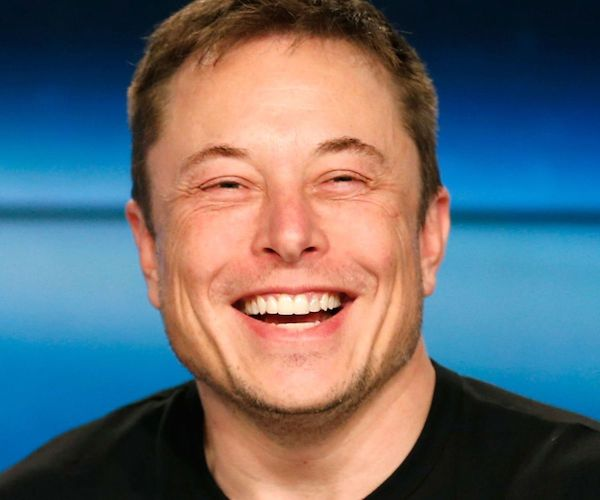
#> input picture Computer Vision 1 Introduction (Python)/week1-python/data/images/musk.jpg, 600 x 500 px; the run also reads 2 pictures not shown here
$ jupyter execute getting_started_with_images.ipynb   (shell and % lines are left out)
#> lines starting #> are read from the running program, lines starting #| are printed output that depends on the picture
# <font style="color:rgb(50,120,229)">Overview </font>

We have already discussed about how an image is formed and how it is stored. In this module, we will dive into the code and check out what are the functions available in OpenCV for manipulating images.

We will cover the following:
1. Image I/O - Read, Write & Display an image
2. Image Properties - color, channels, shape, image structure
3. Creating new images, accessing pixels and region of interest (ROI)

# <font style="color:rgb(50,120,229)">Import Libraries</font>

[cell 1]
# Import libraries
import cv2
import numpy as np
from dataPath import DATA_PATH
import matplotlib.pyplot as plt

[cell 2]
import matplotlib
matplotlib.rcParams['figure.figsize'] = (6.0, 6.0)
matplotlib.rcParams['image.cmap'] = 'gray'

# <font style="color:rgb(50,120,229)">Reading an Image</font>
OpenCV allows reading different types of images (JPG, PNG, etc). You can load grayscale images colour images or you can also load images with Alpha channel (Alpha channel will be discussed in a later section). It uses the [**`imread`**](https://docs.opencv.org/4.1.0/d4/da8/group__imgcodecs.html#ga288b8b3da0892bd651fce07b3bbd3a56) function which has the following syntax:

### <font style="color:rgb(8,133,37)">Function Syntax </font>
``` python
retval	=	cv2.imread(	filename[, flags]	)
```

It has **2 arguments**:

1. `retval` is the image if it is successfully loaded. Otherwise it is `None`. This may happen if the filename is wrong or the file is corrupt.
2. `Path of the image file`: This can be an **absolute** or **relative** path. This is a **mandatory argument**.
3. `Flags`: These flags are used to read an image in a particular format (for example, grayscale/color/with alpha channel). This is an **optional argument** with a default value of `cv2.IMREAD_COLOR` or `1` which loads the image as a color image.

Before we proceed with some examples, let's also have a look at the `flags` available.

**Flags**
1. **`cv2.IMREAD_GRAYSCALE`** or **`0`**: Loads image in grayscale mode
2. **`cv2.IMREAD_COLOR`** or **`1`**: Loads a color image. Any transparency of image will be neglected. It is the default flag.
3. **`cv2.IMREAD_UNCHANGED`** or **`-1`**: Loads image as such including alpha channel.

Let us load this image and discuss further

[cell 3]
imagePath = DATA_PATH + "/images/number_zero.jpg"

# read image in Grayscale format
testImage = cv2.imread(imagePath, 0)

# this can also be done
# testImage = cv2.imread(imagePath, cv2.IMREAD_GRAYSCALE)

print(testImage)
#| [[  1   0   3   0   3   0   3   2   4   2   0]
#|  [  0   1   0   3   3 253 253   0   0   2   1]
#|  [  0   0   8   0 249 255 255 253  71   1   5]
#|  [  3   0   2 251 255   2   0 253 254   0   2]
#|  [  1   5   0 252   4   0   3   0 255   4   0]
#|  [  0   0   2 255   0   0   0   3 253   0   4]
#> (further printed lines are left out)

We print the 2-dimensional array to see what the image is. You can make out that the image signifies a `0`.

## <font style="color:rgb(50,120,229)">Intensity </font>
The values printed above are the intensity values of each pixel.

**0 means black pixel and as the value increases, it moves towards white. A value of 255 is a white pixel.**

## <font style="color:rgb(50,120,229)">Image Properties</font>

[cell 4]
print("Data type = {}\n".format(testImage.dtype))
#| Data type = uint8
print("Object type = {}\n".format(type(testImage)))
#| Object type = <class 'numpy.ndarray'>
print("Image Dimension = {}\n".format(testImage.shape))
#| Image Dimension = (13, 11)

The following observations can be made:
1. The datatype of the loaded image is **unsigned int and the depth is 8 bit**
1. The image is just a 2-dimesional numpy array with values ranging from **0 to 255**.
1. The size or resolution is **13x11** which means **height=13 and witdh=11**. In other words, it has **13 rows and 11 columns**.

#### <font style = "color:rgb(200,0,0)">NOTE</font>
It should be kept in mind that in OpenCV, size is represented as a tuple of `widthxheight` or `#columnsX#rows`. But in numpy, the shape method returns size as a tuple of `heightxwidth`.

# <font style="color:rgb(50,120,229)">Manipulating Pixels</font>
So, we know that the grayscale image is simply a 2-D array. So, all operations supported on arrays should be available for working with images. Let us start by doing some pixel level manipulations. We will see how to access a particular pixel and modify it.

## <font style="color:rgb(50,120,229)">Accessing Pixels</font>
In the above testImage, we saw that the first pixel has a value of 1. Let us check it.

[cell 5]
print(testImage)
#| [[  1   0   3   0   3   0   3   2   4   2   0]
#|  [  0   1   0   3   3 253 253   0   0   2   1]
#|  [  0   0   8   0 249 255 255 253  71   1   5]
#|  [  3   0   2 251 255   2   0 253 254   0   2]
#|  [  1   5   0 252   4   0   3   0 255   4   0]
#|  [  0   0   2 255   0   0   0   3 253   0   4]
#> (further printed lines are left out)

Since this is a numpy array, we have zero-based indexing and we can access the first element using the index (0,0).

Image[row, column]

[cell 6]
print(testImage[0, 0])
#| 1

[cell 7]
print(testImage[2, 4])
#| 249

#### <font style = "color:rgb(200,0,0)">NOTE on indexing</font>

As mentioned earlier, since matrices are numpy arrays, the first index will be the `row number` and second index is `column number`. This leads to a lot of confusion since we think of pixels in terms of `(x,y)` or `(column,row)` coordinates and not `(row,column)`

For example, to access the element at `4th row` and `5th column`, we should use `img[3,4]`. But as we will see in Image annotation section, we will deal with points which are represented as `(x,y)` and thus, the coordinates will be `(4,3)`.

## <font style="color:rgb(50,120,229)">Modifying pixel values</font>
Similarly for modifying the value of a pixel, we can simply assign the value to the pixel.

Let's change the value of the first element and check if the image is updated.

[cell 8]
testImage[0, 0] = 200
print(testImage)
#| [[200   0   3   0   3   0   3   2   4   2   0]
#|  [  0   1   0   3   3 253 253   0   0   2   1]
#|  [  0   0   8   0 249 255 255 253  71   1   5]
#|  [  3   0   2 251 255   2   0 253 254   0   2]
#|  [  1   5   0 252   4   0   3   0 255   4   0]
#|  [  0   0   2 255   0   0   0   3 253   0   4]
#> (further printed lines are left out)

# <font style="color:rgb(50,120,229)">Manipulating Group of Pixels</font>
So, now we know how to manipulate individual pixels. But what about a region or group of pixels? It can be done using range based indexing available in python.

Let is try to access the values of a region and name it `test_roi`. ( *ROI is an abbreviation for Region of Interest* )

## <font style="color:rgb(50,120,229)">Access a region</font>

[cell 9]
test_roi = testImage[0:2, 0:4]
#> test_roi = [[200, 0, 3, 0], [0, 1, 0, 3]]
print("Original Matrix\n {} \n".format(testImage))
#| Original Matrix
#|  [[200   0   3   0   3   0   3   2   4   2   0]
#|  [  0   1   0   3   3 253 253   0   0   2   1]
#|  [  0   0   8   0 249 255 255 253  71   1   5]
#|  [  3   0   2 251 255   2   0 253 254   0   2]
#|  [  1   5   0 252   4   0   3   0 255   4   0]
#> (further printed lines are left out)
print("Selected Region\n {} \n".format(test_roi))
#| Selected Region
#|  [[200   0   3   0]
#|  [  0   1   0   3]]

## <font style="color:rgb(50,120,229)">Modifying a region</font>
Modifying a region is also straightforward.

[cell 10]
testImage[0:2, 0:4] = 111
print("Modified Matrix \n {} \n".format(testImage))
#| Modified Matrix
#|  [[111 111 111 111   3   0   3   2   4   2   0]
#|  [111 111 111 111   3 253 253   0   0   2   1]
#|  [  0   0   8   0 249 255 255 253  71   1   5]
#|  [  3   0   2 251 255   2   0 253 254   0   2]
#|  [  1   5   0 252   4   0   3   0 255   4   0]
#> (further printed lines are left out)

# <font style="color:rgb(50,120,229)">Displaying an Image</font>
In the previous section, we printed out the Image matrix and were able to make out what the image was. However, this is not the correct way to visualize images as it wont be possible to print large arrays and make out anything.

Let's see how we should display the images so that it looks more familiar!

We can use two functions for displaying an image.

### <font style = "color:rgb(200,0,0)">NOTE </font>

One important thing to note while displaying images is the datatype of the image. The display functions expect the images to be in the following format.
1. If the image is in float data type, then the range of values should be between 0 and 1.
1. If the image is in int data type, then the range of values should be between 0 and 255.

Keep this in mind to avoid undesirable outputs while displaying the images.

## <font style="color:rgb(50,120,229)">1. Matplotlib's imshow</font>
This function will be used when we want to display the image in Jupyter Notebook.

### <font style = "color:rgb(8,133,37)">Function Syntax</font>

```Python:
None	=	plt.imshow( mat )
```
**Parameters**
- **`mat`** - Image to be displayed.

This function takes a many arguments but has only 1 mandatory argument. You can have a look at the [documentation](https://matplotlib.org/3.1.0/api/_as_gen/matplotlib.pyplot.imshow.html) to see what are the other arguments available.

[cell 11]
plt.imshow(testImage)
plt.colorbar()
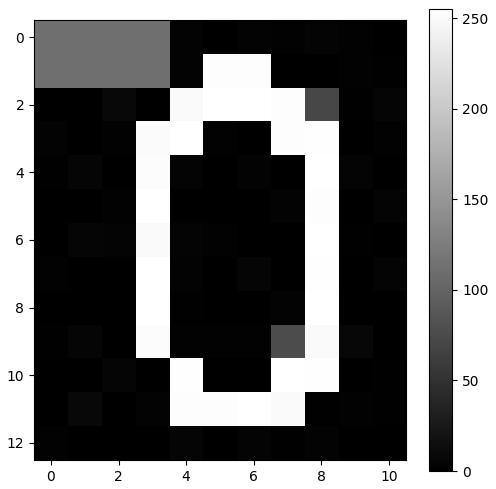
#> figure drawn by matplotlib, 2 panels

## <font style="color:rgb(50,120,229)">2. OpenCV's imshow</font>
This function will be used when we are running the Python script from command line.

### <font style = "color:rgb(8,133,37)">Function Syntax</font>

```Python:
None	=	cv2.imshow(	winname, mat	)
```
**Parameters**
- **`winname`** - Name of the window.
- **`mat`** - Image to be displayed.

# <font style="color:rgb(50,120,229)">Additional Display Utility Functions </font>
There are 4 more functions that are present in OpenCV which are commonly used with **`cv2.imshow`** function.

## <font style="color:rgb(50,120,229)">1. cv2.namedWindow</font>

This function is used to create a display window with a specific name. This name is provided as the first argument of this function. The second argument is a flag which decides whether the window can be **resized** (**`cv2.WINDOW_NORMAL`**) or it should be **fixed** to match the image size (**`cv2.WINDOW_AUTOSIZE`** - **Default flag**).

### <font style = "color:rgb(8,133,37)">Function Syntax</font>
[**`Docs`**](https://docs.opencv.org/4.1.0/d7/dfc/group__highgui.html#ga5afdf8410934fd099df85c75b2e0888b)
```Python:
None	=	cv2.namedWindow(	winname[, flags]	)
```
**Parameters**
- **`winname`** - Name of the window in the window caption that may be used as a window identifier.
- **`flags`** - Flags of the window. The supported flags are: (cv::WindowFlags)

**<font color=green>Can you think of any situation where you would prefer to have a resizable display window?</font>**

## <font style="color:rgb(50,120,229)">2. cv2.waitKey</font>

This function is widely used in image as well as video processing. It is a **keyboard binding function**. Its only argument is time in **milliseconds**. The function waits for specified milliseconds for any keyboard event. If you press any key in that time, the program continues. If **0** is passed, it waits **indefinitely** for a key stroke. It can also be set to detect specific key strokes which can be quite useful in video processing applications, as we will see in later sections.

### <font style = "color:rgb(8,133,37)">Function Syntax</font>
[**`Docs`**](https://docs.opencv.org/4.1.0/d7/dfc/group__highgui.html#ga5628525ad33f52eab17feebcfba38bd7)
```Python:
retval	=	cv2.waitKey(	[, delay]	)
```
**Parameters**
- **`delay`** - Delay in milliseconds. 0 is the special value that means "forever".

## <font style="color:rgb(50,120,229)">3. cv2.destroyWindow</font>

This function is used to destroy or close a particular display window. The name of the window is provided as an argument to this function.

### <font style = "color:rgb(8,133,37)">Function Syntax</font>
[**`Docs`**](https://docs.opencv.org/4.1.0/d7/dfc/group__highgui.html#ga851ccdd6961022d1d5b4c4f255dbab34)
```Python:
None	=	cv2.destroyWindow(	winname	)
```
**Parameters**
- **`winname`** - Name of the window to be destroyed

## <font style="color:rgb(50,120,229)">4. cv2.destroyAllWindows</font>

This function is used to destroy all display windows. This function does not take any arguments.

### <font style = "color:rgb(8,133,37)">Function Syntax</font>
[**`Docs`**](https://docs.opencv.org/4.1.0/d7/dfc/group__highgui.html#ga6b7fc1c1a8960438156912027b38f481)
```Python:
None	=	cv2.destroyAllWindows(		)
```

# <font style="color:rgb(50,120,229)">Write the Image to Disk</font>
In most cases, you would want to save the output of your application. We do this using the [**`imwrite`**](https://docs.opencv.org/4.1.0/d4/da8/group__imgcodecs.html#gabbc7ef1aa2edfaa87772f1202d67e0ce) function.

### <font style = "color:rgb(8,133,37)">Function Syntax</font>
```Python:
retval	=	cv2.imwrite(	filename, img [, params]	)
```
**Parameters**
- **filename** - String providing the relative or absolute path where the image should be saved.
- **img** - Image matrix to be saved.
- **params** - Additional information, like specifying the JPEG compression quality etc. Check the full list [**here**](https://docs.opencv.org/4.1.0/d4/da8/group__imgcodecs.html#ga292d81be8d76901bff7988d18d2b42ac)

[cell 12]
cv2.imwrite("test.jpg", testImage)
#> Out = True

We can see that the above function call returned True which indicates that the file was successfuly saved. Let's check it using the `ls` magic command available in Jupyter Notebook.

# <font style="color:rgb(50,120,229)">Color Images</font>
In the previous section, we saw how an image is represented as a 2D Matrix. In this section, we will see how to load color images and discuss a few important points related to color images.

Let us load a different image this time.

[cell 13]
# Path of the image to be loaded
# Here we are supplying a relative path
imagePath = DATA_PATH + "/images/musk.jpg"

# Read the image
img = cv2.imread(imagePath)
#> img is the input picture: shape (500, 600, 3); mean B, G, R 112.1, 105.5, 100.1
print("image Dimension = {}".format(img.shape))
#| image Dimension = (500, 600, 3)

There are a a few things to note here :

1. The image in this case has 3 dimensions.
1. The third dimension indicates the number of channels in an image. For most images, this number is 3 ( namely R,G,B ). In some cases, there may be an additional channel (called alpha channel) which contains transparency information of the pixels - More on this later!

# <font style="color:rgb(50,120,229)">Image Channels</font>
As mentioned above, the color image consists of multiple channels. Each channel itself is a grayscale image. **`The combination of intensity values of the three channels gives the color that is displayed on the screen`**. There are many color spaces used in practice and we will discuss some of them in the later sections. Let us have a brief look at the most popular color space - the RGB color space.

In OpenCV, the order of channels R, G and B is reverse. i.e. In the image matrix, the Blue channel is indexed first, followed by the Green Channel and finally the Red Channel.

### <font style = "color:rgb(8,133,37)">Display the image</font>

[cell 14]
# Display image
plt.imshow(img)

#### <font style = "color:rgb(200,0,0)">Important!</font>

Did you notice anything weird about the color here? This is because OpenCV uses **BGR** format by default whereas Matplotlib assumes the image to be in **RGB** format. This can be fixed by either

* converting the image to RGB colorspace using **`cv2.cvtColor(img, cv2.COLOR_BGR2RGB)`** or
* reverse the order of channels - **`plt.imshow(img[:,:,::-1])`** swaps the 1st and 3rd channel.

[cell 15]
# Convert BGR to RGB colorspace
imgRGB = cv2.cvtColor(img, cv2.COLOR_BGR2RGB)
plt.imshow(imgRGB)

[cell 16]
# We can also use the following - It will reverse the order of the 3rd dimension i.e. channels
plt.imshow(img[:,:,::-1])

Let us access the 3 channels and display the gray scale images in each channel

[cell 17]
# Show the channels
plt.figure(figsize=[20, 5])

plt.subplot(131);plt.imshow(img[:,:,0]);plt.title("Blue Channel");
plt.subplot(132);plt.imshow(img[:,:,1]);plt.title("Green Channel");
plt.subplot(133);plt.imshow(img[:,:,2]);plt.title("Red Channel");
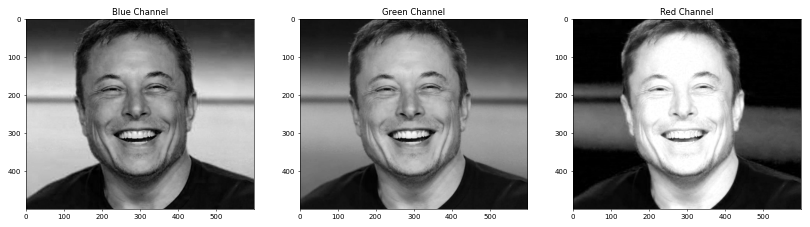
#> figure drawn by matplotlib, 3 panels

#### <font style = "color:rgb(8,133,37)">Observation </font>
We had already mentioned that a white pixel means a high intensity value. If you look at the channels closely and compare them with the original image, you should be able to make out the following observations:
1. We can see in the original image that the background is blue in color. Thus, the blue channel is also having higher intensity values for the bakground, whereas the red channel is almost black for the background.
1. The face is reddish in color and thus, the red channel has very high values in the face region, while the other channels are a bit lower.
1. There is a greenish tint in the original image which is also reflected in the Green channel

This kind of information extraction can be very useful if you want to build basic applications which take decisions based on color ( more so, using specific color channel )

# <font style="color:rgb(50,120,229)">Splitting and Merging channels </font>
An alternate way of working with the individual channels is using split and merge. We can access the channels using an opencv function `cv2.split()` and merge them into a color image using `cv2.merge()`. Let us have a look at how it is done.

[cell 18]
# Split the image into the B,G,R components
b,g,r = cv2.split(img)
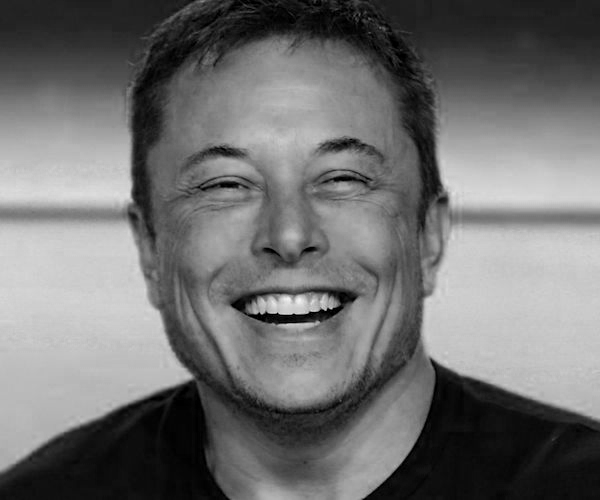
#> b: shape (500, 600); min 0, max 243, mean 112.1
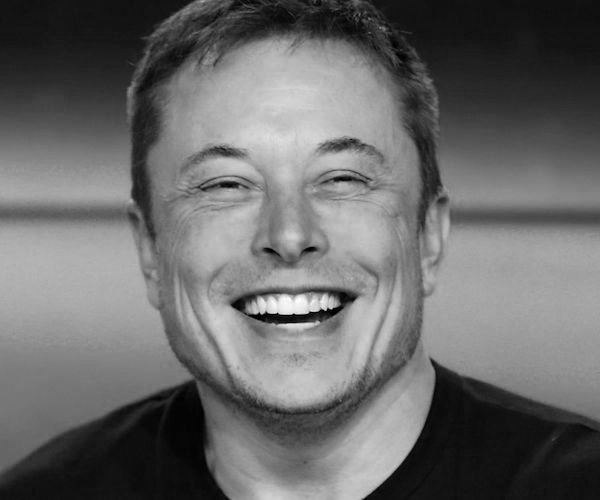
#> g: shape (500, 600); min 0, max 255, mean 105.5
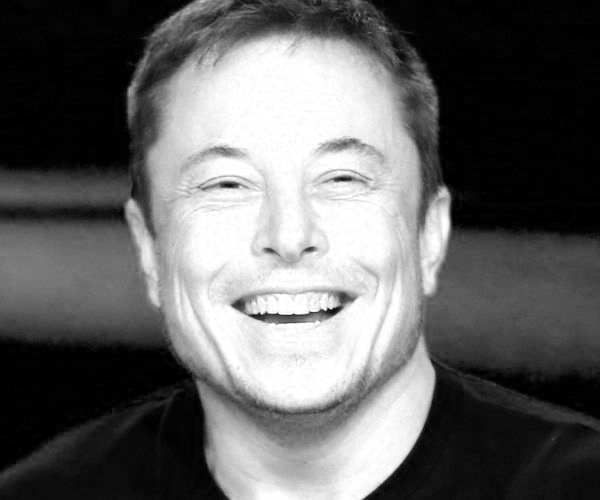
#> r: shape (500, 600); min 0, max 255, mean 100.1

# Show the channels
plt.figure(figsize=[20,5])
plt.subplot(141);plt.imshow(b);plt.title("Blue Channel");
plt.subplot(142);plt.imshow(g);plt.title("Green Channel");
plt.subplot(143);plt.imshow(r);plt.title("Red Channel");

# Merge the individual channels into a BGR image
imgMerged = cv2.merge((r, g, b))

# Show the merged output
plt.subplot(144);plt.imshow(imgMerged);plt.title("Merged Output");

# <font style="color:rgb(50,120,229)">Manipulating Color Pixels</font>

We saw how to access and modify individual pixels for a grayscale image. The same does not hold for color images. As we discussed, the color image has 3 channels, when we access a pixel, we get a tuple/array of values from the 3 channels. Similarly, we need to specify a tuple for changing the values in the color image.

Let us load the grayscale image in color. Note that it still looks the same( black and white ) since all the channels contain the same values.

[cell 19]
imagePath = DATA_PATH + "/images/number_zero.jpg"
testImage = cv2.imread(imagePath, 1)
plt.imshow(testImage)
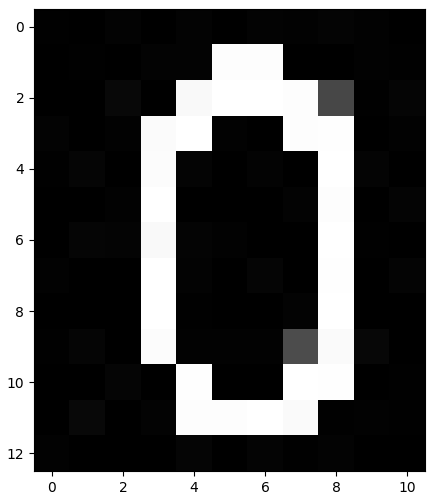
#> figure drawn by matplotlib, 1 panel

## <font style="color:rgb(50,120,229)">Access Color pixel</font>

[cell 20]
print(testImage[0,0])
#| [1 1 1]

You can see that the intensity value now has 3 elements - one for each channel

## <font style="color:rgb(50,120,229)">Modify Pixels</font>

Let us change the pixel at
- location [0,0] to Yellow ( It is a mixture of Red and Green )
- location [1,1] to Cyan ( It is a mixture of Blue and Green )
- location [2,2] to Magenta ( It is a mixture of Blue and Red )

[cell 21]
plt.figure(figsize=[20,20])

testImage[0,0] = (0,255,255)
plt.subplot(131);plt.imshow(testImage[:,:,::-1])

testImage[1,1] = (255,255,0)
plt.subplot(132);plt.imshow(testImage[:,:,::-1])

testImage[2,2] = (255,0,255)
plt.subplot(133);plt.imshow(testImage[:,:,::-1])
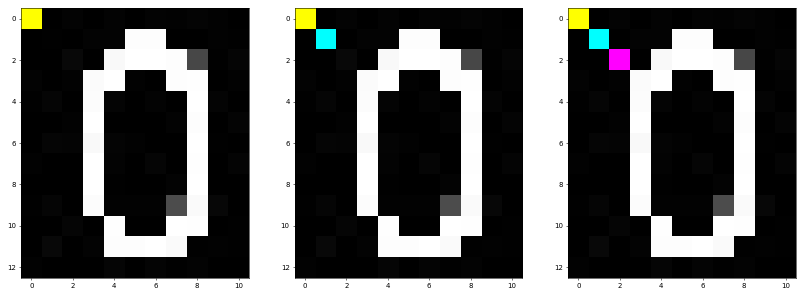
#> figure drawn by matplotlib, 3 panels

## <font style="color:rgb(50,120,229)">Modify Region of Interest</font>
Similar to above, we will change the pixels at specific regions as given below. The code is self-explanatory.

[cell 22]
testImage[0:3,0:3] = (255,0,0)
testImage[3:6,0:3] = (0,255,0)
testImage[6:9,0:3] = (0,0,255)

plt.imshow(testImage[:,:,::-1])
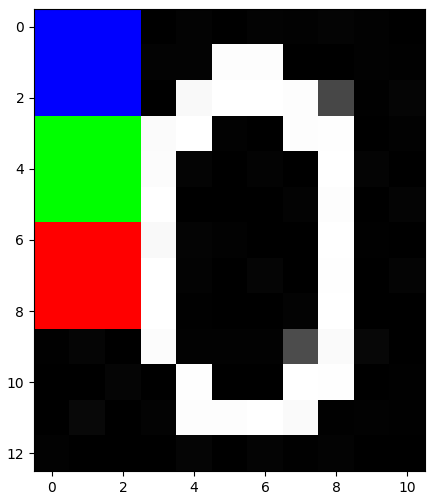
#> figure drawn by matplotlib, 1 panel

# <font style="color:rgb(50,120,229)">Images with Alpha Channel</font>

In images with an alpha channel, each pixel not only has a color value, but also has a numerical transparency value ( between 0 to 255) that defines what will happen when the pixel is placed over another pixel.

There are 4 channels, i.e. 3 color channels and 1 alpha channel which indicates the transparency.

[cell 23]
# Path of the PNG image to be loaded
imagePath = DATA_PATH + "/images/panther.png"

# Read the image
# Note that we are passing flag = -1 while reading the image (it will read the image as it is)
imgPNG = cv2.imread(imagePath, -1)
#> (the rest of the program and of its run is left out)
